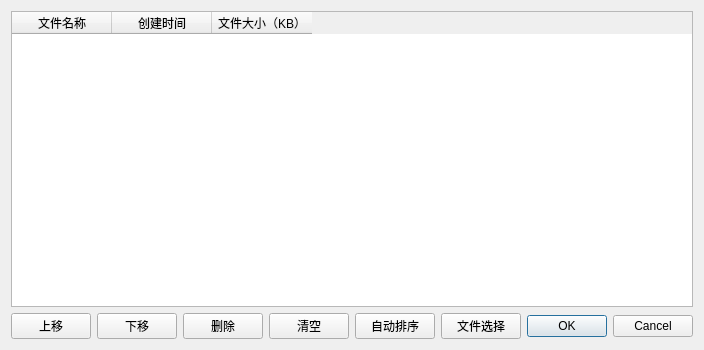
<?xml version="1.0" encoding="UTF-8"?>
<ui version="4.0">
 <class>dlgOpenMultiLibCapfiles</class>
 <widget class="QDialog" name="dlgOpenMultiLibCapfiles">
  <property name="geometry">
   <rect>
    <x>0</x>
    <y>0</y>
    <width>670</width>
    <height>350</height>
   </rect>
  </property>
  <property name="windowTitle">
   <string>Dialog</string>
  </property>
  <layout class="QGridLayout" name="gridLayout">
   <item row="0" column="0">
    <widget class="QTableWidget" name="tableWidget">
     <property name="editTriggers">
      <set>QAbstractItemView::NoEditTriggers</set>
     </property>
     <property name="selectionMode">
      <enum>QAbstractItemView::ExtendedSelection</enum>
     </property>
     <column>
      <property name="text">
       <string>文件名称</string>
      </property>
     </column>
     <column>
      <property name="text">
       <string>创建时间</string>
      </property>
     </column>
     <column>
      <property name="text">
       <string>文件大小（KB）</string>
      </property>
     </column>
    </widget>
   </item>
   <item row="1" column="0">
    <layout class="QHBoxLayout" name="horizontalLayout">
     <item>
      <widget class="QPushButton" name="pushButtonMoveUp">
       <property name="text">
        <string>上移</string>
       </property>
      </widget>
     </item>
     <item>
      <widget class="QPushButton" name="pushButtonMoveDown">
       <property name="text">
        <string>下移</string>
       </property>
      </widget>
     </item>
     <item>
      <widget class="QPushButton" name="pushButtonDel">
       <property name="text">
        <string>删除</string>
       </property>
      </widget>
     </item>
     <item>
      <widget class="QPushButton" name="pushButtonClear">
       <property name="text">
        <string>清空</string>
       </property>
      </widget>
     </item>
     <item>
      <widget class="QPushButton" name="pushButtonAutoRange">
       <property name="text">
        <string>自动排序</string>
       </property>
      </widget>
     </item>
     <item>
      <widget class="QPushButton" name="pushButtonLoadFile">
       <property name="text">
        <string>文件选择</string>
       </property>
      </widget>
     </item>
     <item>
      <widget class="QDialogButtonBox" name="buttonBox">
       <property name="orientation">
        <enum>Qt::Horizontal</enum>
       </property>
       <property name="standardButtons">
        <set>QDialogButtonBox::Cancel|QDialogButtonBox::Ok</set>
       </property>
      </widget>
     </item>
    </layout>
   </item>
  </layout>
 </widget>
 <resources/>
 <connections>
  <connection>
   <sender>buttonBox</sender>
   <signal>accepted()</signal>
   <receiver>dlgOpenMultiLibCapfiles</receiver>
   <slot>accept()</slot>
   <hints>
    <hint type="sourcelabel">
     <x>248</x>
     <y>254</y>
    </hint>
    <hint type="destinationlabel">
     <x>157</x>
     <y>274</y>
    </hint>
   </hints>
  </connection>
  <connection>
   <sender>buttonBox</sender>
   <signal>rejected()</signal>
   <receiver>dlgOpenMultiLibCapfiles</receiver>
   <slot>reject()</slot>
   <hints>
    <hint type="sourcelabel">
     <x>316</x>
     <y>260</y>
    </hint>
    <hint type="destinationlabel">
     <x>286</x>
     <y>274</y>
    </hint>
   </hints>
  </connection>
 </connections>
</ui>
